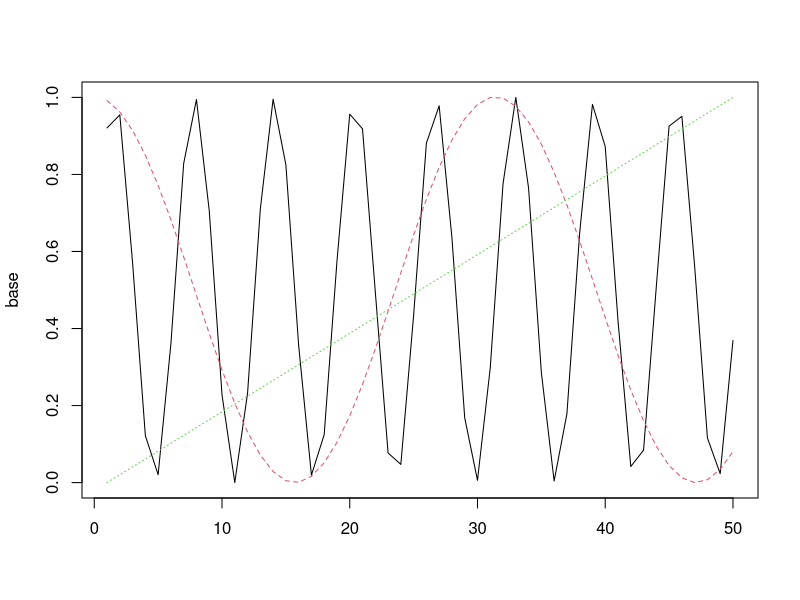
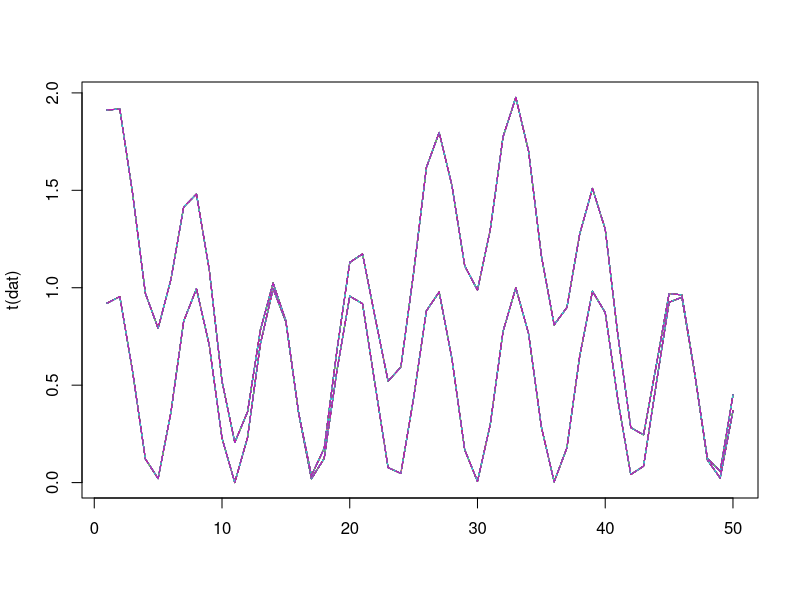

R code for these plots, in order: (Note: this script raises an error after producing the figures.)
base <- cbind(5*sin(1:50),20*cos(0.2*1:50),(1:50))
base <- apply(base,2,function(x){(x-min(x))/(max(x)-min(x))})

matplot(base, type = "l")



weight2 = matrix(runif(60*3),3,60)

H <- cbind(c(rep(0,30),rep(1,30)),rep(1,60))
Beta <- matrix(c(0,1,1,0,0,0),2,3)

weight2 <- H%*%Beta


dat <- (weight2)%*%t(base)

matplot(t(dat),type="l")

Y0 = (dat[,1:(dim(dat)[2]-1)])
Y1 = (dat[,2:dim(dat)[2]])

fit = SBDMDSy((Y0),(Y1),3)

fit = XSBDMDSy((Y0),(Y1),3,H = H)

rbind(rep(1,dim(Y0)[1]),rep(0,dim(Y0)[1]))
      
      
W = fit$W
phi = fit$Phi
lambda = fit$Lambda
sample.W = fit$sample.W
sample.Beta = fit$sample.Beta
Beta = fit$Beta

plot(Re(sample.W[,1,1]),main = "Re(sample.W[,1,1])")
plot(Re(sample.W[,1,2]),main = "Re(sample.W[,1,2])")
plot(Re(sample.W[,1,3]),main = "Re(sample.W[,1,3])")
matplot(Re(sample.W[,1,]),type = "l",main = "Re(sample.W[sample,1,])")
matplot(Im(sample.W[,1,]),type = "l",main = "Im(sample.W[sample,1,])")
matplot(Re(sample.W[,2,]),type = "l",main = "Re(sample.W[sample,2,])")
matplot(Im(sample.W[,2,]),type = "l",main = "Im(sample.W[sample,2,])")
matplot(Re(sample.W[,3,]),type = "l",main = "Re(sample.W[sample,3,])")
matplot(Im(sample.W[,3,]),type = "l",main = "Im(sample.W[sample,3,])")

# plot(Re(para$sample.W[,1,1]))
# plot(Re(para$sample.W[,1,2]))
# plot(Re(para$sample.W[,1,3]))
# matplot(Re(para$sample.W[,1,]),type = "l")
# matplot(Im(para$sample.W[,1,]),type = "l")
# matplot(Re(para$sample.W[,2,]),type = "l")
# matplot(Im(para$sample.W[,2,]),type = "l")
# matplot(Re(para$sample.W[,3,]),type = "l")
# matplot(Im(para$sample.W[,3,]),type = "l")

matplot(Re(sample.Beta[,1,]),type = "l", main="Re(sample.Beta[sample,1,])")
matplot(Im(sample.Beta[,1,]),type = "l", main="Im(sample.Beta[sample,1,])")
matplot(Re(sample.Beta[,2,]),type = "l", main="Re(sample.Beta[sample,2,])")
matplot(Im(sample.Beta[,2,]),type = "l", main="Im(sample.Beta[sample,2,])")


# para <-list(W = W, lambda = lambda, sample.W = sample.W,phi = phi)

matplot(t(Y0),type = "l",main = "data")
matplot(abs(phi%*%W), type = 'l',main = "abs(phi%*%W)")

# matplot(abs(para$phi%*%para$W), type = 'l')

plot(t(Y0),abs(phi%*%W))

# plot(t(Y0),abs(para$phi%*%para$W))

plot(Re(phi[,1]),type = "l",main = "Re(phi[,1])")
plot(Re(phi[,2]),type = "l",main = "Re(phi[,2])")
plot(Re(phi[,3]),type = "l",main = "Re(phi[,3])")
plot(Im(phi[,1]),type = "l",main = "Im(phi[,1])")
plot(Im(phi[,2]),type = "l",main = "Im(phi[,2])")
plot(Im(phi[,3]),type = "l",main = "Im(phi[,3])")

matplot(Re(phi),type = "l")
matplot(Im(phi),type = "l")
matplot(abs(phi),type = "l")
image(abs(W))
image(Re(W))
image(Im(W))

image(Re(Beta),main="Re(Beta)")
image(Im(Beta),main="Im(Beta)")
image(matrix(c(0,1,1,0,0,0),2,3),main = "trueBeta")

# matplot(Re(para$phi),type = "l")
# matplot(Im(para$phi),type = "l")
# matplot(abs(para$phi),type = "l")
# image(abs(para$W))
# image(Re(para$W))
# image(Im(para$W))

plot(phi[,1],type = "l")
plot(phi[,2],type = "l")
plot(phi[,3],type = "l")


matplot(base, type = "l")








dat =abs(cbind(cos(1:50)+10,5*sin(1:50/0.5)+10))
matplot(dat,type="l")

Y0 = t(dat[1:(dim(dat)[1]-1),])
Y1 = t(dat[2:dim(dat)[1],])


fit = SBDMDSy((Y0),(Y1),3)


W = fit$W
phi = fit$Phi
lambda = fit$Lambda
sample.W = fit$sample.W
plot(Re(sample.W[,1,1]))
plot(Re(sample.W[,1,2]))
plot(Re(sample.W[,1,3]))
